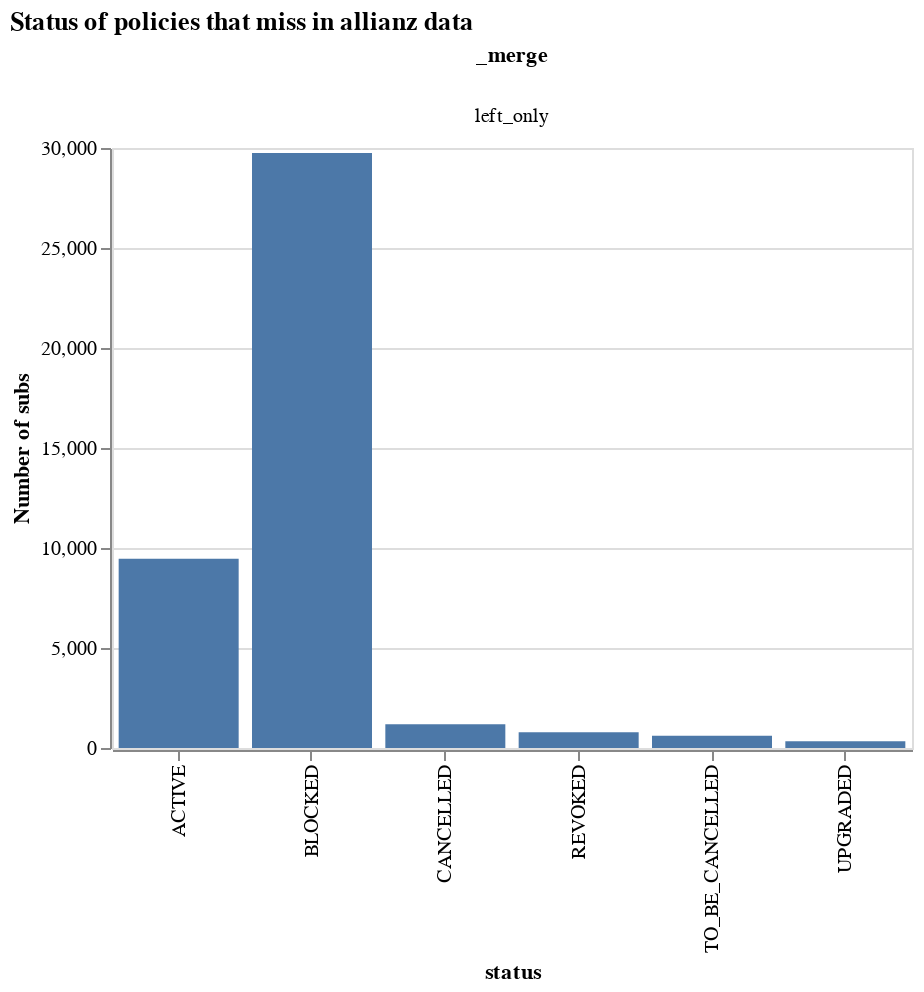

Notebook source saved alongside this figure:
### Code cell
import altair as alt

df = pd.read_csv("final.csv")


df = df.groupby(["status", "_merge"])["subscription_id"].agg("count").reset_index()

alt.Chart(df.loc[df["_merge"] == "left_only", :]).mark_bar().encode(
    x="status",
    y=alt.Y("subscription_id:Q", axis=alt.Axis(title="Number of subs")),
    column="_merge",
).properties(
    width=400, height=300, title="Status of policies that miss in allianz data"
)

### Figure 1 — Vega-Lite specification as saved in the notebook (floating-point values rounded to 4 significant figures)
{"config": {"view": {"continuousWidth": 400, "continuousHeight": 300}}, "data": {"name": "data-cea9a3e51d96e0a4138b3e44866df970"}, "mark": "bar", "encoding": {"column": {"type": "nominal", "field": "_merge"}, "x": {"type": "nominal", "field": "status"}, "y": {"type": "quantitative", "axis": {"title": "Number of subs"}, "field": "subscription_id"}}, "height": 300, "title": "Status of policies that miss in allianz data", "width": 400, "$schema": "https://vega.github.io/schema/vega-lite/v4.0.2.json", "datasets": {"data-cea9a3e51d96e0a4138b3e44866df970": [{"status": "ACTIVE", "_merge": "left_only", "subscription_id": 9459}, {"status": "BLOCKED", "_merge": "left_only", "subscription_id": 29755}, {"status": "CANCELLED", "_merge": "left_only", "subscription_id": 1185}, {"status": "REVOKED", "_merge": "left_only", "subscription_id": 787}, {"status": "TO_BE_CANCELLED", "_merge": "left_only", "subscription_id": 609}, {"status": "UPGRADED", "_merge": "left_only", "subscription_id": 341}]}}
